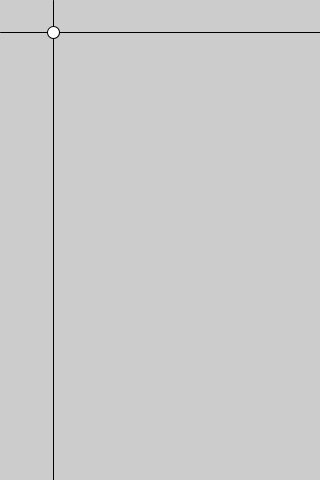
Frame 1 (no input)
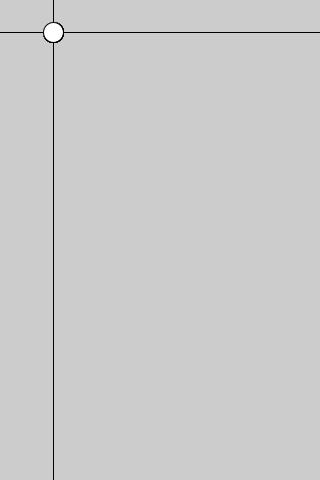
Frame 60 (the mouse pressed at the canvas centre just before this capture)
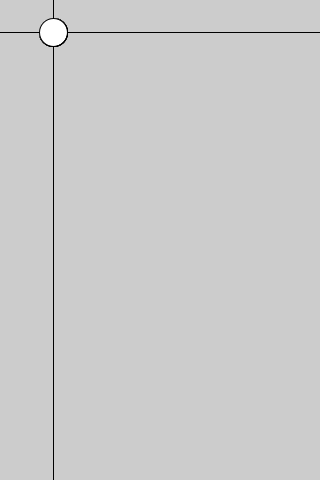
Frame 120 (the mouse held since frame 60 and released just before this capture)

The Processing sketch that drew these frames (run headless with seeded random() and noise(); from frame 60 on, the mouse is pressed at the canvas centre):

// Processing sketch: processing_78202
// ── processing_78202.pde

void setup() {
  size(320, 480);
 frameRate(15);
}

void draw() {
int h = hour(); 
int m = minute();
int s = second();

h = h * width /24;
m = m * height /60;


line(h,0,h,height);
line(0,m,width,m);
ellipse(h,m,s*2,s*2);

}
